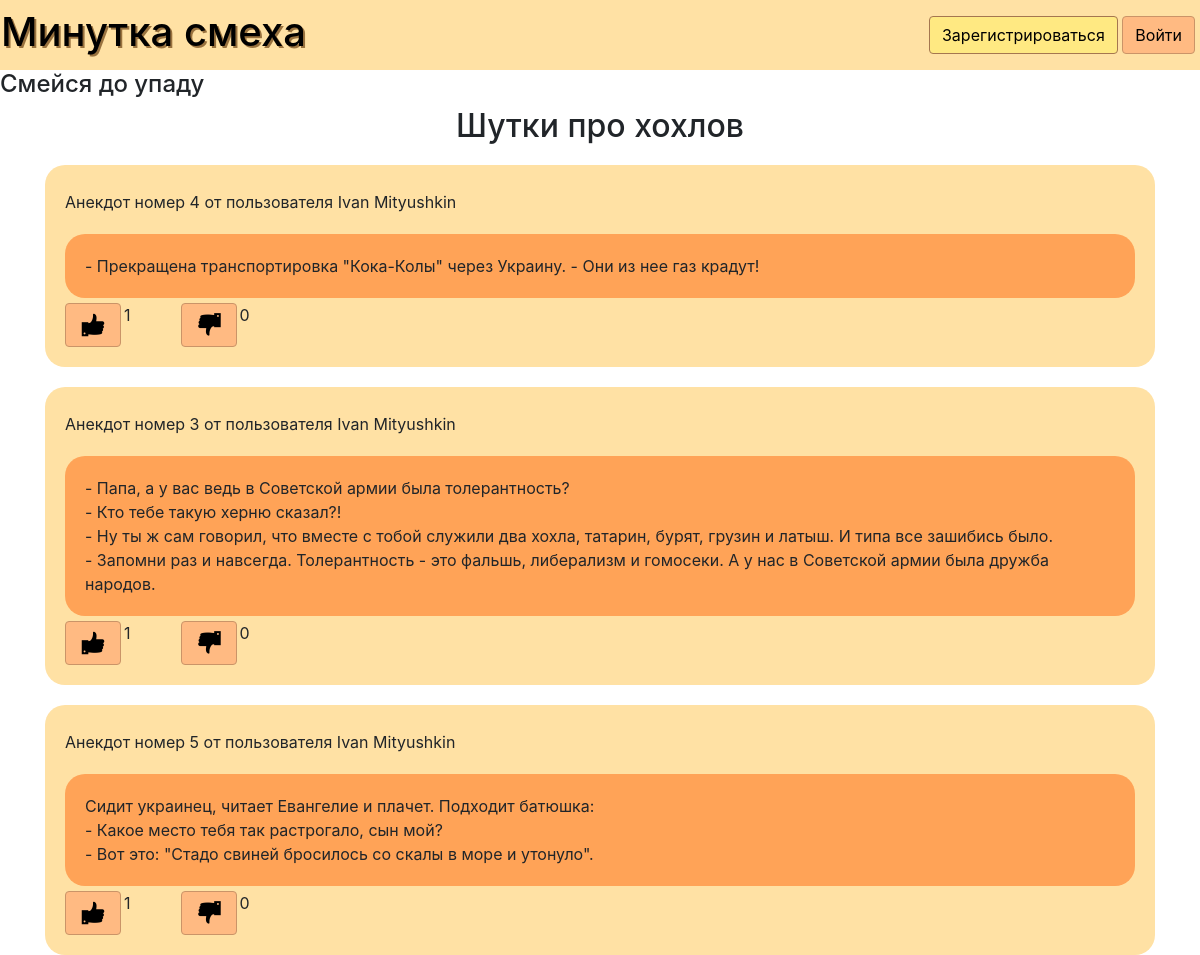
The page /viewcategory/5 on the database its author committed.
### data/category.py (models this page shows)
class Category(SqlAlchemyBase, SerializerMixin):
    __tablename__ = 'Category'
    id = sqlalchemy.Column(sqlalchemy.Integer,
                           primary_key=True, autoincrement=True)
    name = sqlalchemy.Column(sqlalchemy.String, unique=True)
    anecdoties = sqlalchemy.Column(sqlalchemy.String)

### data/anecdot.py (models this page shows, shortened)
class Anecdotiy(SqlAlchemyBase):
    __tablename__ = 'Anecdotiy'
    id = sqlalchemy.Column(sqlalchemy.Integer,
                           primary_key=True, autoincrement=True)
    text = sqlalchemy.Column(sqlalchemy.String)
    author = sqlalchemy.Column(sqlalchemy.Integer, sqlalchemy.ForeignKey('Users.id'))
    rating = sqlalchemy.Column(sqlalchemy.Integer, default=0)
    likes = sqlalchemy.Column(sqlalchemy.Integer, default=0)
    users_likes = sqlalchemy.Column(sqlalchemy.String, default='')
    dislikes = sqlalchemy.Column(sqlalchemy.Integer, default=0)
    users_dislikes = sqlalchemy.Column(sqlalchemy.String, default='')
    creator = orm.relation('User')
    categories = orm.relation("Genre",
                              secondary="association",
                              backref="Anecdotiy")

### data/users.py (models this page shows, shortened)
class User(SqlAlchemyBase, UserMixin):
    __tablename__ = 'Users'
    id = sqlalchemy.Column(sqlalchemy.Integer,
                           primary_key=True, autoincrement=True)
    login = sqlalchemy.Column(sqlalchemy.String, unique=True)
    surname = sqlalchemy.Column(sqlalchemy.String)
    name = sqlalchemy.Column(sqlalchemy.String)
    admin = sqlalchemy.Column(sqlalchemy.Boolean)
    hashed_password = sqlalchemy.Column(sqlalchemy.String)
    modified_date = sqlalchemy.Column(sqlalchemy.DateTime,
                                      default=datetime.datetime.now)
    rating = sqlalchemy.Column(sqlalchemy.Integer, default=0)
    anecdoties = orm.relation('Anecdotiy', back_populates='creator')

### main.py (the view)
@app.route('/viewcategory/<int:id>')
def view_cat(id):
    db_sess = db_session.create_session()
    category = db_sess.query(Category).filter(Category.id == id).first()
    anecdoties = []
    texts = []
    if category.anecdoties:
        anecdoties_id = category.anecdoties.split(',')
        for id in anecdoties_id:
            anec = db_sess.query(Anecdotiy).filter(Anecdotiy.id == id).first()
            if anec:
                text = anec.text.split(';')
                texts.append(text)
                anecdoties.append(anec)
    return render_template('viewcategory.html', category=category, anecdoties=anecdoties, texts=texts)

### data/db_session.py (called while the page is built)
def create_session() -> Session:
    global __factory
    return __factory()

### templates/viewcategory.html (shortened to what this page needs)
{% extends "base.html" %}
{% block content %}
<h2>{{category.name}}</h2>
<link rel="stylesheet" type="text/css" href="./static/css/style.css">
{% if anecdoties %}
{% for anecdot in anecdoties %}
<div class='gather'>
<div class="line">
    <div>
Анекдот номер {{anecdot.id}} от пользователя {{anecdot.creator.name}} {{anecdot.creator.surname}}</div>
</div>
<div class="space" style="text-align: left;">
    <div>{%for line in texts[loop.index0]%}
        {{line}}<br>
        {%endfor%}
    </div>
</div>
<div class='line'>
<a href="/addlikecat/{{anecdot.id}}/{{category.id}}" style='margin-right: 3px;' class="btn btn-success" style="display: table-cell;">
    <img src="/static/data/like.png">
</a>
<div style="margin-right: 50px;">
    {{anecdot.likes}}
</div>
<a href="/adddislikecat/{{anecdot.id}}/{{category.id}}" style='margin-right: 3px;' class="btn btn-success" style="display: table-cell;">
    <img src='/static/data/dislike.png'>
</a>
<div>
    {{anecdot.dislikes}}
</div>
</div>
</div>
{% endfor %}
{% else %}
<div class="form" style="margin-top: 10px;">
<h3 style="text-align: center">Категория находится на этапе подготовки</h3>
</div>
{%endif%}
{% endblock %}

### static/css/style.css (style rules this page uses)
.space { text-align: center; padding: 20px; background: #FFA357; border-radius: 20px; margin-top: 20px; margin-left: auto; margin-right: auto; }
.gather { text-align: left; padding: 20px; background: #FFE1A4; border-radius: 20px; margin-top: 20px; margin-left: auto; margin-right: auto; }
h2 { text-align: center; }
.btn-success { background-color: #FFBA82; border-color: #ca9468; color: black; }
a { text-decoration: none; }
body { background-color: white; }
.line { margin-top: 5px; display: flex; }

### rows shown on the page
Category: name "Шутки про хохлов"
Anecdotiy: id "4", creator.name "Ivan", creator.surname "Mityushkin", text "- Прекращена транспортировка \"Кока-Колы\" через Украину. - Они из нее газ крадут!", likes "1", dislikes "0"
Anecdotiy: id "3", creator.name "Ivan", creator.surname "Mityushkin", index0 "- Папа, а у вас ведь в Советской армии была толерантность?" "- Кто тебе такую херню сказал?!" "- Ну ты ж сам говорил, что вместе с тобой служили два хохла, татарин, бурят, грузин и латыш. И типа все зашибись было." "- Запомни раз и навсегда. Толерантность - это фальшь, либерализм и гомосеки. А у нас в Советской армии была дружба народов.", likes "1", dislikes "0"
Anecdotiy: id "5", creator.name "Ivan", creator.surname "Mityushkin", index0 "Сидит украинец, читает Евангелие и плачет. Подходит батюшка:" "- Какое место тебя так растрогало, сын мой?" "- Вот это: \"Стадо свиней бросилось со скалы в море и утонуло\".", likes "1", dislikes "0"
